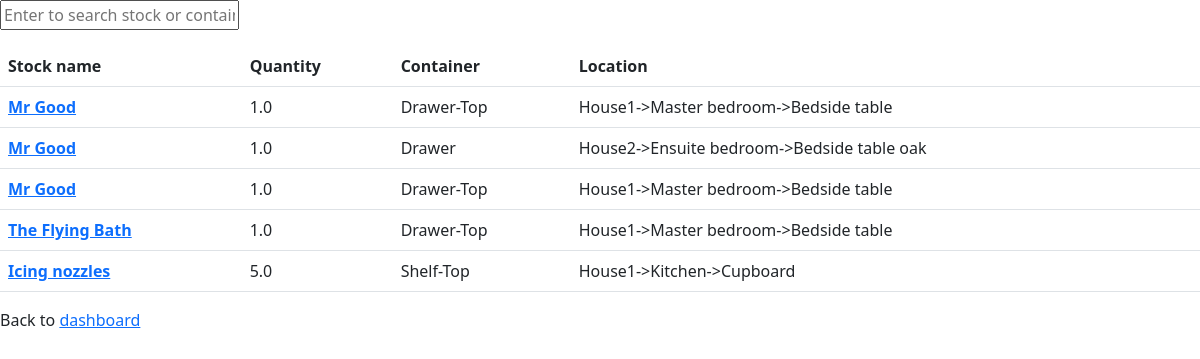
The app's page /view_stock (signed in), older data.
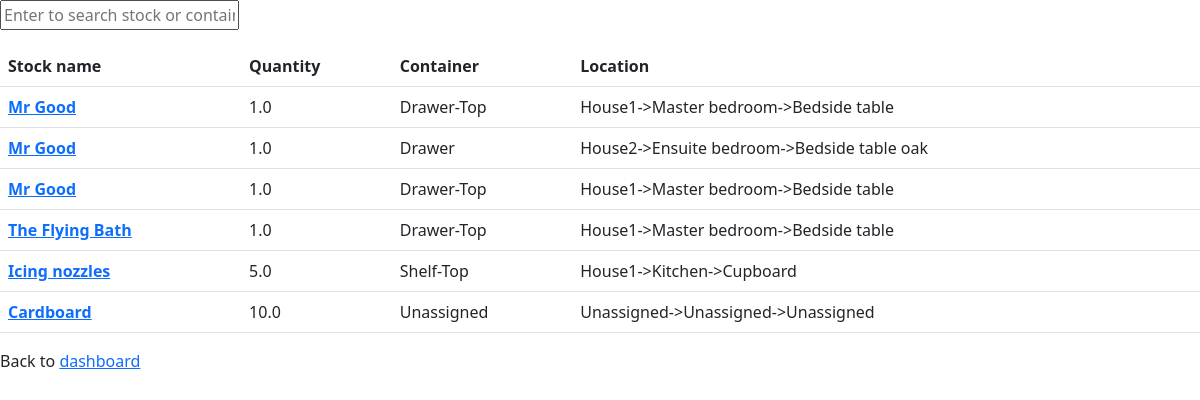
The same page, newer data.
### tables this page shows
CREATE TABLE stock(stock_id INTEGER PRIMARY KEY AUTOINCREMENT, stock_name TEXT NOT NULL, category_id INTEGER NOT NULL, note TEXT, user_id INTEGER REFERENCES user(id), FOREIGN KEY(category_id) REFERENCES category(category_id));

CREATE TABLE stock_container (
  stock_container_id INTEGER PRIMARY KEY AUTOINCREMENT,
  stock_id INTEGER NOT NULL,
  container_id INTEGER NOT NULL, quantity FLOAT NOT NULL,
  FOREIGN KEY (stock_id) REFERENCES stock (stock_id),
  FOREIGN KEY (container_id) REFERENCES container (container_id)
);

CREATE TABLE container (container_id INTEGER PRIMARY KEY AUTOINCREMENT,furniture_id INTEGER, container_name TEXT NOT NULL, is_unassigned INTEGER DEFAULT 0, FOREIGN KEY (furniture_id) REFERENCES furniture (furniture_id));

CREATE TABLE house (house_id INTEGER PRIMARY KEY AUTOINCREMENT, house_name TEXT NOT NULL, user_id INTEGER REFERENCES user(id));

CREATE TABLE room (room_id INTEGER PRIMARY KEY AUTOINCREMENT, room_name TEXT NOT NULL, house_id INTEGER, FOREIGN KEY (house_id) REFERENCES house (house_id));

CREATE TABLE furniture (furniture_id INTEGER PRIMARY KEY AUTOINCREMENT, furniture_name TEXT NOT NULL, room_id INTEGER, FOREIGN KEY (room_id) REFERENCES room (room_id));

### app.py (the view)
@app.route("/view_stock", methods=["GET", "POST"])
@login_required
def view_stock():
    db = get_db_connection()
    stocks = db.execute(
        "SELECT stock_container.stock_container_id, stock.stock_id,stock.stock_name,container.container_id, container.container_name, stock_container.quantity, furniture.furniture_name, room.room_name, house.house_name FROM stock_container LEFT JOIN stock ON stock.stock_id=stock_container.stock_id LEFT JOIN container ON container.container_id=stock_container.container_id LEFT JOIN furniture on furniture.furniture_id=container.furniture_id LEFT JOIN room on room.room_id=furniture.room_id LEFT JOIN house on house.house_id=room.house_id WHERE stock.user_id=?",
        [current_user.id],
    )
    stocks_dict = {}
    for stock in stocks:
        (
            stock_container_id,
            stock_id,
            stock_name,
            container_id,
            container_name,
            quantity,
            furniture_name,
            room_name,
            house_name,
        ) = stock
        if stock_container_id not in stocks_dict:
            stocks_dict[stock_container_id] = {
                "stock_id": stock_id,
                "stock_name": stock_name,
                "container_id": container_id,
                "container_name": container_name,
                "quantity": quantity,
                "furniture_name": furniture_name,
                "room_name": room_name,
                "house_name": house_name,
            }
    if request.method == "POST":
        pass
    else:
        return render_template("view_stock.html", stocks=stocks_dict)

### app.py (called while the page is built)
@login_manager.user_loader
def load_user(user_id):
    conn = sqlite3.connect("myStuff.db")
    c = conn.cursor()
    c.execute("SELECT * FROM user WHERE id=?", [user_id])
    user = c.fetchone()
    if user:
        return User(user[0], user[1])
    else:
        return None

def get_db_connection():
    conn = sqlite3.connect("myStuff.db")
    conn.row_factory = sqlite3.Row
    return conn

### templates/view_stock.html (shortened to what this page needs)
{% extends 'layout.html' %}
{% block body%}
<div>
    <input autocomplete='off' autofocus placeholder='Enter to search stock or container' type='text'>
</div>
<table class="table">
    <thead>
        <tr>
            <th scope="col">Stock name</th>
            <th scope="col">Quantity</th>
            <th scope="col">Container</th>
            <th scope="col">Location</th>
        </tr>
    </thead>
    <tbody>
        {% for stock in stocks%}
        <tr>
            <th scope="row"><a href='/stock_info/{{stocks[stock]["stock_id"]}}'>{{stocks[stock]["stock_name"]}}</a></th>
            <td>{{stocks[stock]["quantity"]}}</td>
            <td>{{stocks[stock]["container_name"]}}</td>
            <td>{{stocks[stock]["house_name"]}}->{{stocks[stock]["room_name"]}}->{{stocks[stock]["furniture_name"]}}
            </td>
        </tr>
        {% endfor%}
    </tbody>
</table>
<div>
    <p>Back to <a href=' /dashboard'>dashboard</a></p>
</div>
{% endblock %}

Row changes from the older to the newer data that the page shows:
added stock: stock_name "Cardboard"
added stock_container: quantity "10.0"
now on this page (row unchanged): container: container_name "Unassigned"
now on this page (row unchanged): house: house_name "Unassigned"
now on this page (row unchanged): room: room_name "Unassigned"
now on this page (row unchanged): furniture: furniture_name "Unassigned"
